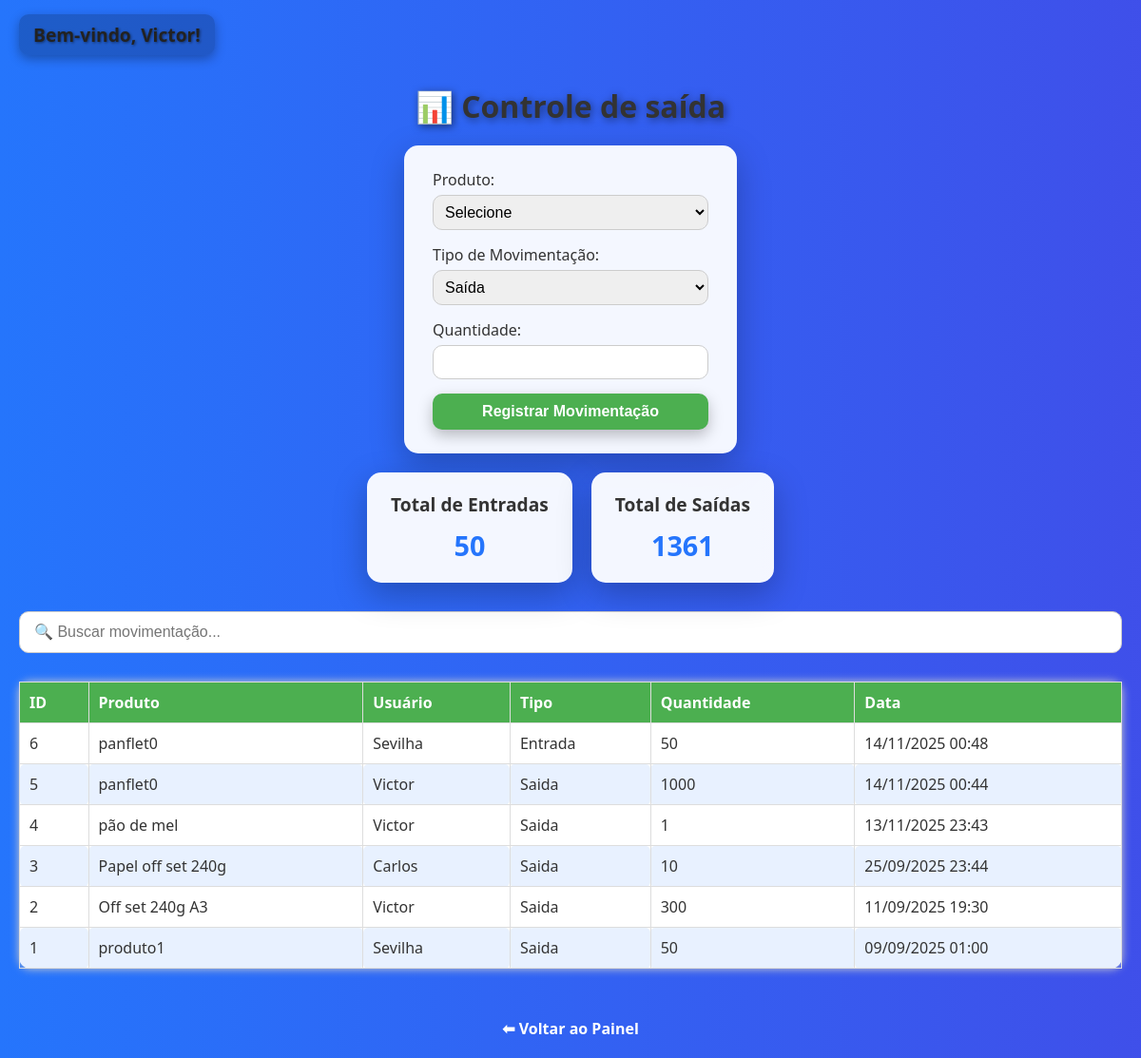
/movimentar.php (signed in), run on the app's committed database.
### tables this page shows
CREATE TABLE `movimentacoes` (
  `id` int(11) NOT NULL,
  `produto_id` int(11) DEFAULT NULL,
  `usuario_id` int(11) DEFAULT NULL,
  `tipo` enum('entrada','saida') DEFAULT NULL,
  `quantidade` int(11) DEFAULT NULL,
  `data` timestamp NULL DEFAULT current_timestamp()
);

CREATE TABLE `produtos` (
  `id` int(11) NOT NULL,
  `nome` varchar(100) NOT NULL,
  `categoria` varchar(50) NOT NULL,
  `preco` decimal(10,2) DEFAULT NULL,
  `quantidade` int(11) DEFAULT 0
);

CREATE TABLE `usuarios` (
  `id` int(11) NOT NULL,
  `nome` varchar(100) NOT NULL,
  `login` varchar(50) NOT NULL,
  `senha` varchar(255) NOT NULL
);

### movimentar.php (the view, shortened to what this page needs)
<?php
include "conexao.php";
$produtos = $conn->query("SELECT * FROM produtos ORDER BY nome");
$result = $conn->query("SELECT m.id, p.nome AS produto, u.nome AS usuario, m.tipo, m.quantidade, m.data
                        FROM movimentacoes m
                        JOIN produtos p ON m.produto_id = p.id
                        JOIN usuarios u ON m.usuario_id = u.id
                        ORDER BY m.data DESC");
$totalEntradas = $conn->query("SELECT SUM(quantidade) AS total FROM movimentacoes WHERE tipo='entrada'")->fetch_assoc()["total"];
$totalSaidas   = $conn->query("SELECT SUM(quantidade) AS total FROM movimentacoes WHERE tipo='saida'")->fetch_assoc()["total"];
?>
<!DOCTYPE html>
<html lang="pt-br">
<head>
    <link rel="stylesheet" href="style.css">
</head>
<body>
    <div class="welcome">
        Bem-vindo, <?php echo $_SESSION["usuario_nome"]; ?>!
    </div>
    <h2>📊 Controle de saída </h2>
    <form method="post" class="form-movimentar">
        <label>Produto:</label>
        <select name="produto_id" required>
            <option value="">Selecione</option>
        </select>
        <label>Tipo de Movimentação:</label>
        <select name="tipo" required>
            <option value="saida">Saída</option>
        </select>
        <label>Quantidade:</label>
        <input type="number" name="quantidade" min="1" required>
        <button type="submit">Registrar Movimentação</button>
    </form>
    <div class="cards-container">
        <div class="card">
            <h3>Total de Entradas</h3>
            <p><?php echo $totalEntradas ?? 0; ?></p>
        </div>
        <div class="card">
            <h3>Total de Saídas</h3>
            <p><?php echo $totalSaidas ?? 0; ?></p>
        </div>
    </div>
    <input type="text" id="buscaMov" placeholder="🔍 Buscar movimentação..." onkeyup="buscarMov()">
    <table id="tabelaMov">
        <thead>
            <tr>
                <th>ID</th>
                <th>Produto</th>
                <th>Usuário</th>
                <th>Tipo</th>
                <th>Quantidade</th>
                <th>Data</th>
            </tr>
        </thead>
        <tbody>
            <?php if($result->num_rows > 0): ?>
                <?php while($row = $result->fetch_assoc()): ?>
                    <tr>
                        <td><?= $row["id"] ?></td>
                        <td><?= $row["produto"] ?></td>
                        <td><?= $row["usuario"] ?></td>
                        <td><?= ucfirst($row["tipo"]) ?></td>
                        <td><?= $row["quantidade"] ?></td>
                        <td><?= date("d/m/Y H:i", strtotime($row["data"])) ?></td>
                    </tr>
                <?php endwhile; ?>
            <?php else: ?>
                <tr><td colspan="6">Nenhuma movimentação encontrada</td></tr>
            <?php endif; ?>
        </tbody>
    </table>
    <br>
    <a href="home.php">⬅ Voltar ao Painel</a>
</body>
</html>

### style.css (style rules this page uses)
body { font-family: Arial, sans-serif; background-color: #f4f4f4; margin: 20px; }
* { margin: 0; padding: 0; box-sizing: border-box; }
body { font-family: 'Segoe UI', Tahoma, Geneva, Verdana, sans-serif; min-height: 100vh; display: flex; flex-direction: column; align-items: center; padding-top: 70px; color: #fff; background: linear-gradient(270deg, #ff7e5f, #feb47b, #6a11cb, #2575fc); background-size: 800% 800%; animation: gradientBG 30s ease infinite; transition: all 0.5s ease; }
h2 { text-align: center; margin-bottom: 20px; text-shadow: 2px 2px 8px rgba(0,0,0,0.5); font-size: 2rem; animation: fadeIn 1s ease forwards; }
.welcome { position: fixed; top: 15px; left: 20px; font-size: 1.2rem; font-weight: bold; color: #fff; text-shadow: 1px 1px 3px rgba(0,0,0,0.5); background-color: rgba(0,0,0,0.2); padding: 8px 15px; border-radius: 10px; box-shadow: 0 4px 12px rgba(0,0,0,0.3); animation: fadeIn 1s ease forwards; z-index: 1000; }
form { background-color: rgba(255, 255, 255, 0.95); color: #333; padding: 25px 30px; border-radius: 15px; box-shadow: 0 12px 35px rgba(0,0,0,0.25); width: 350px; animation: slideUp 1s ease forwards; transition: transform 0.3s ease, box-shadow 0.3s ease; }
input, select { width: 100%; padding: 12px 15px; margin: 10px 0; border-radius: 10px; border: 1px solid #ccc; font-size: 1rem; transition: all 0.3s ease; }
button { background-color: #2575fc; color: #fff; border: none; font-weight: bold; padding: 12px; border-radius: 10px; cursor: pointer; width: 100%; font-size: 1rem; transition: all 0.4s ease; box-shadow: 0 6px 15px rgba(0,0,0,0.25); }
a { text-decoration: none; color: #fff; display: inline-block; margin-top: 10px; font-weight: bold; transition: all 0.3s ease; }
table { width: 95%; margin: 20px auto; border-collapse: separate; border-spacing: 0; background-color: rgba(255,255,255,0.95); border-radius: 12px; box-shadow: 0 12px 35px rgba(0,0,0,0.25); animation: fadeIn 1s ease forwards; }
th, td { padding: 15px 20px; text-align: left; font-size: 1rem; color: #333; transition: all 0.3s ease; }
th { background-color: #2575fc; color: #fff; font-weight: bold; }
tr:nth-child(even) td { background-color: rgba(37,117,252,0.1); }
tr:nth-child(odd) td { background-color: rgba(255,255,255,0.9); }
td { border-bottom: 1px solid rgba(0,0,0,0.1); border-radius: 5px; }
.cards-container { display: flex; justify-content: center; gap: 20px; margin: 20px 0; flex-wrap: wrap; }
.card { background-color: rgba(255,255,255,0.95); color: #333; padding: 20px 25px; border-radius: 15px; box-shadow: 0 12px 35px rgba(0,0,0,0.25); min-width: 180px; text-align: center; transition: transform 0.3s ease, box-shadow 0.3s ease; animation: slideUp 1s ease forwards; }
.card h3 { margin-bottom: 10px; font-size: 1.2rem; }
.card p { font-size: 1.8rem; font-weight: bold; color: #2575fc; }
h2 { color: #333; }
table { width: 100%; border-collapse: collapse; margin-top: 20px; background-color: #fff; box-shadow: 0px 0px 10px #ccc; }
table th, table td { border: 1px solid #ddd; padding: 10px; text-align: left; }
table th { background-color: #4CAF50; color: white; }
.welcome { font-weight: bold; margin-bottom: 15px; color: #222; }
.form-cadastrar input, .form-cadastrar select, .form-movimentar input, .form-movimentar select { padding: 8px; margin: 5px 0 15px 0; width: 100%; box-sizing: border-box; }
button { padding: 10px 20px; background-color: #4CAF50; border: none; color: white; cursor: pointer; transition: 0.3s; }

### data on the page
movimentacoes: id "6", produto.nome "panflet0", usuario.nome "Sevilha", tipo "Entrada", quantidade "50", data "14/11/2025 00:48"
movimentacoes: id "5", produto.nome "panflet0", usuario.nome "Victor", tipo "Saida", quantidade "1000", data "14/11/2025 00:44"
movimentacoes: id "4", produto.nome "pão de mel", usuario.nome "Victor", tipo "Saida", quantidade "1", data "13/11/2025 23:43"
movimentacoes: id "3", produto.nome "Papel off set 240g", usuario.nome "Carlos", tipo "Saida", quantidade "10", data "25/09/2025 23:44"
movimentacoes: id "2", produto.nome "Off set 240g A3", usuario.nome "Victor", tipo "Saida", quantidade "300", data "11/09/2025 19:30"
movimentacoes: id "1", produto.nome "produto1", usuario.nome "Sevilha", tipo "Saida", quantidade "50", data "09/09/2025 01:00"

### other printed values
$_SESSION["usuario_nome"] "Victor"
$totalEntradas "50"
$totalSaidas "1361"
